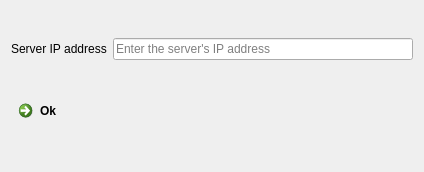
<?xml version="1.0" encoding="UTF-8"?>
<ui version="4.0">
 <class>ServerIpAddressDialog</class>
 <widget class="QDialog" name="ServerIpAddressDialog">
  <property name="geometry">
   <rect>
    <x>0</x>
    <y>0</y>
    <width>424</width>
    <height>172</height>
   </rect>
  </property>
  <property name="windowTitle">
   <string>Dialog</string>
  </property>
  <property name="windowIcon">
   <iconset>
    <normaloff>dc_logo.png</normaloff>dc_logo.png</iconset>
  </property>
  <layout class="QVBoxLayout" name="verticalLayout">
   <item>
    <layout class="QHBoxLayout" name="horizontalLayout">
     <item>
      <widget class="QLabel" name="label">
       <property name="text">
        <string>Server IP address</string>
       </property>
      </widget>
     </item>
     <item>
      <widget class="QLineEdit" name="lineEdit">
       <property name="placeholderText">
        <string>Enter the server's IP address</string>
       </property>
       <property name="cursorMoveStyle">
        <enum>Qt::LogicalMoveStyle</enum>
       </property>
       <property name="clearButtonEnabled">
        <bool>false</bool>
       </property>
      </widget>
     </item>
    </layout>
   </item>
   <item>
    <widget class="QCommandLinkButton" name="commandLinkButton">
     <property name="sizePolicy">
      <sizepolicy hsizetype="Preferred" vsizetype="Fixed">
       <horstretch>0</horstretch>
       <verstretch>0</verstretch>
      </sizepolicy>
     </property>
     <property name="text">
      <string>Ok</string>
     </property>
    </widget>
   </item>
  </layout>
 </widget>
 <resources/>
 <connections/>
</ui>
